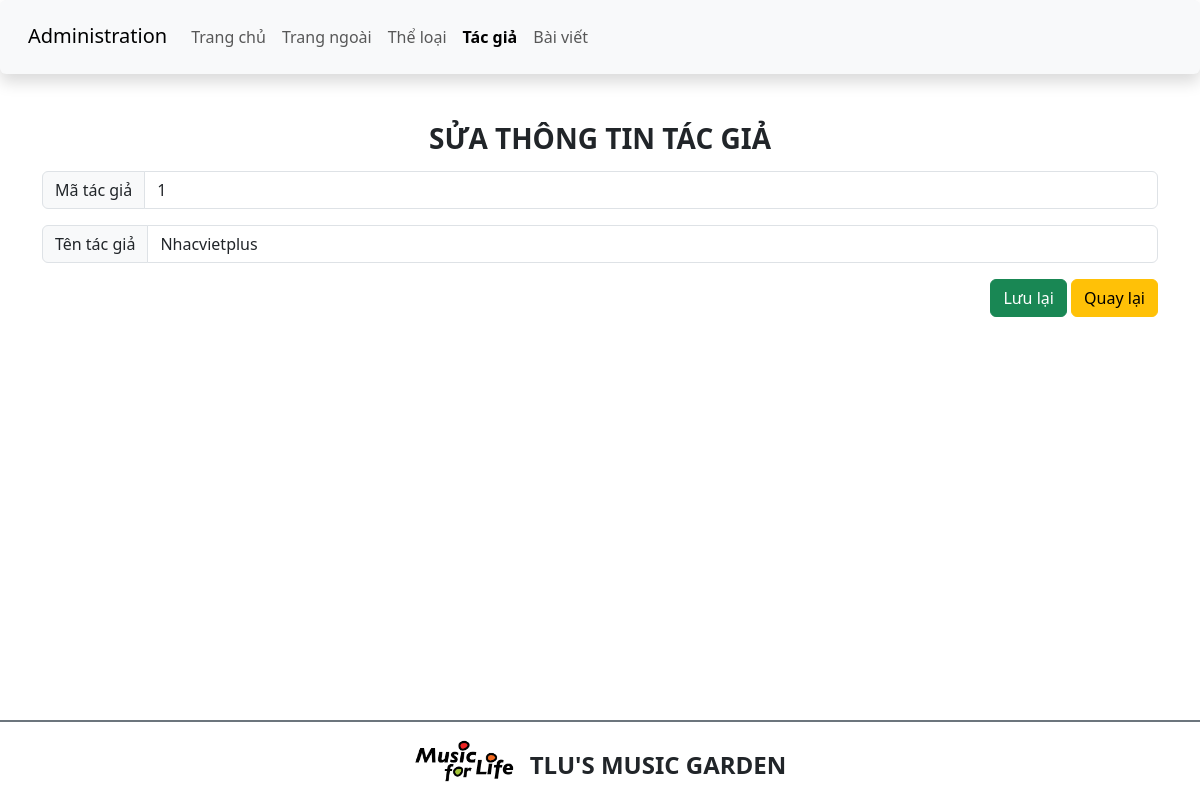
Before: /admin/edit_author.php?id=1 with the older database file.
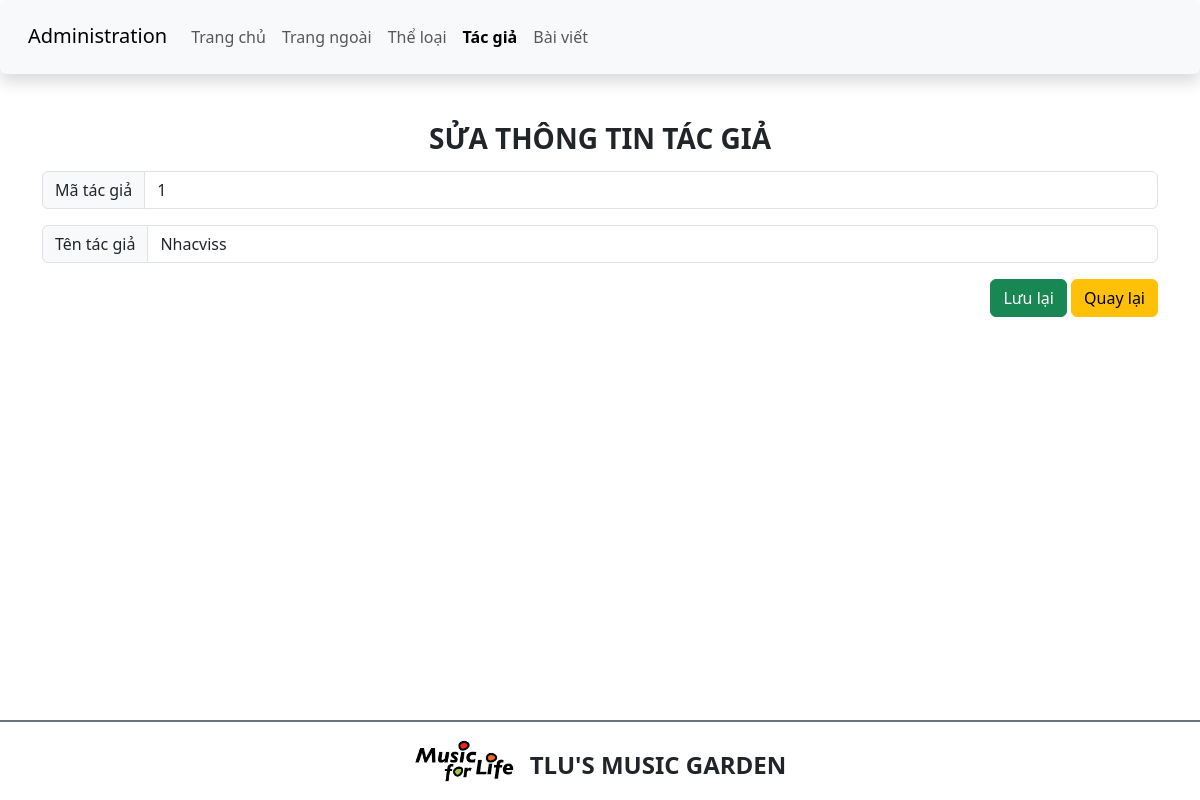
After: the same page with the newer database file.
### tables this page shows
CREATE TABLE `tacgia` (
  `ma_tgia` int(10) UNSIGNED NOT NULL,
  `ten_tgia` varchar(100) NOT NULL,
  `hinh_tgia` varchar(100) DEFAULT NULL
);

### admin/edit_author.php (the view, shortened to what this page needs)
<?php
    $ma_tgia = $_GET['id'];
    $conn = mysqli_connect('localhost','root','','btth01_cse485');
    $edit_sql = "SELECT *FROM tacgia WHERE ma_tgia=$ma_tgia";
    $result = mysqli_query($conn,$edit_sql);
    $row = mysqli_fetch_assoc($result);
?>
<!DOCTYPE html>
<html lang="en">
<head>
    <link href="https://cdn.jsdelivr.net/npm/bootstrap@5.3.0-alpha1/dist/css/bootstrap.min.css" rel="stylesheet">
    <link rel="stylesheet" href="https://cdnjs.cloudflare.com/ajax/libs/font-awesome/6.3.0/css/all.min.css" />
    <link rel="stylesheet" href="css/style_login.css">
</head>
<body>
    <header>
        <nav class="navbar navbar-expand-lg bg-body-tertiary shadow p-3 bg-white rounded">
            <div class="container-fluid">
                <div class="h3">
                    <a class="navbar-brand" href="#">Administration</a>
                </div>
                <div class="collapse navbar-collapse" id="navbarSupportedContent">
                <ul class="navbar-nav me-auto mb-2 mb-lg-0">
                    <li class="nav-item">
                        <a class="nav-link" aria-current="page" href="./">Trang chủ</a>
                    </li>
                    <li class="nav-item">
                        <a class="nav-link" href="../index.php">Trang ngoài</a>
                    </li>
                    <li class="nav-item">
                        <a class="nav-link " href="category.php">Thể loại</a>
                    </li>
                    <li class="nav-item">
                        <a class="nav-link active fw-bold" href="author.php">Tác giả</a>
                    </li>
                    <li class="nav-item">
                        <a class="nav-link" href="article.php">Bài viết</a>
                    </li>
                </ul>
                </div>
            </div>
        </nav>
    </header>
    <main class="container mt-5 mb-5">
        <div class="row">
            <div class="col-sm">
                <h3 class="text-center text-uppercase fw-bold">Sửa thông tin tác giả</h3>
                <form action="sql_theloai.php" method="post">
                <div class="input-group mt-3 mb-3">
                        <span class="input-group-text" id="lblCatId">Mã tác giả</span>
                        <input type="1" class="form-control" name="ma_tgia" value="<?php echo $row['ma_tgia']?>" >
                    </div>
                    <div class="input-group mt-3 mb-3">
                        <span class="input-group-text" id="lblCatName">Tên tác giả</span>
                        <input type="text" class="form-control" name="ten_tgia" value="<?php echo $row['ten_tgia']?>">
                    </div>
                    <div class="form-group  float-end ">
                        <input type="submit" value="Lưu lại" class="btn btn-success">
                        <a href="author.php" class="btn btn-warning ">Quay lại</a>
                    </div>
                </form>
            </div>
        </div>
    </main>
    <footer class="bg-white d-flex justify-content-center align-items-center border-top border-secondary  border-2 fixed-bottom" style="height:80px">
                <div class="my-logo">
                    <a class="navbar-brand" href="#">
                        <img src="images/logo.png" alt="" width="100px" height="100px" class="img-fluid">
                    </a>
                </div>
        <h4 class="text-center text-uppercase fw-bold mt-3 ms-3">TLU's music garden</h4>
    </footer>
</body>
</html>

Changed rows visible on the page:
changed tacgia id 1: ten_tgia "Nhacvietplus" → "Nhacviss"
